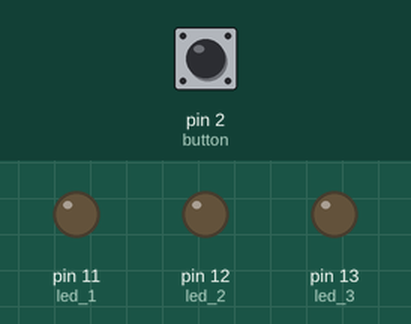
This sketch was run on a simulated Arduino Uno, built with avr-gcc and run on an emulated ATmega328P. Shown: output pins drawn as LEDs (lit = HIGH). The test bench sets the inputs (shaded band); at power-on: pin 2 (button) LOW.

Above: at 4.8 s.
4.9 s: pin 2 (button) pulled HIGH for 2.35 s
At 6.8 s:
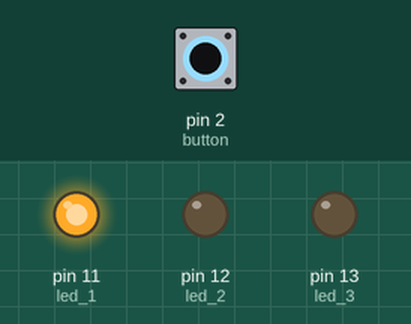
At 7.8 s:
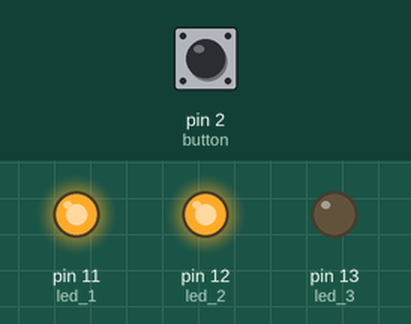
Timing chart, 0 to 11.5 s (numbered marks = the images above; inputs shaded):
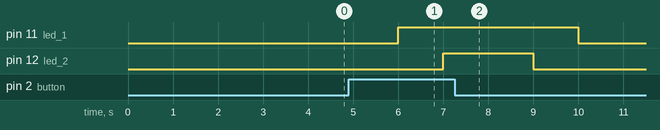

Measured:
- after the input at 4.9 s, pin 11 (led_1): LOW → HIGH after 1.1 s, → LOW 4.0 s later; pin 12 (led_2): LOW → HIGH after 2.1 s, → LOW 2.0 s later

The sketch:

sketch_leds.ino
```cpp
const byte led_1 = 11;
const byte led_2 = 12;
const byte led_3 = 13;
const byte button = 2;

void setup() {
  pinMode (led_1, OUTPUT);
  pinMode (led_2, OUTPUT);
  pinMode (led_3, OUTPUT);
  pinMode (button, INPUT);
}

void loop() {
  if (digitalRead (button) == HIGH)
  {
    digitalWrite (led_1, HIGH);
    delay(1000);
    digitalWrite (led_2, HIGH);
    delay(1000);
    digitalWrite (led_3, HIGH);
  }
  else {
    digitalWrite (led_3, LOW);
    delay(1000);
    digitalWrite (led_2, LOW);
    delay(1000);
    digitalWrite (led_1, LOW);
  }
}
```
